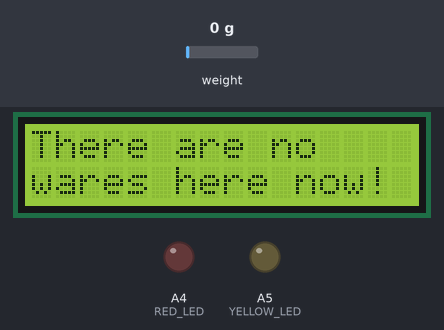
A sketch run on a simulated Arduino Uno, built with avr-gcc and run on an emulated ATmega328P. Parts: 16×2 character LCD, output pins drawn as LEDs (lit = HIGH). Inputs (shaded band) come from the test bench; at power-on: weight on the scale 0 g. WiFi joins after 1.5 s; servers stay silent unless stated; uploads are accepted with an empty reply; what the sketch prints to the serial monitor is not drawn.

Above: at 1.1 s.
At 2.0 s:
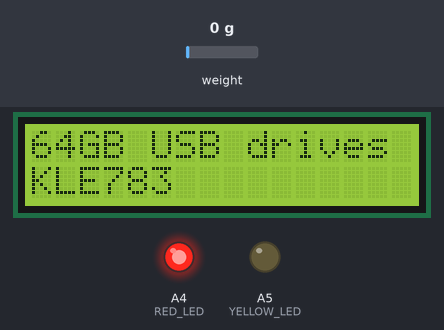
Timing chart, 0 to 3.5 s (numbered marks = the images above):
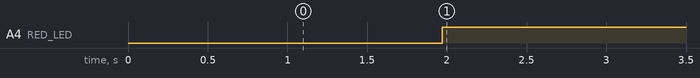

The sketch:

storage_unit.ino
```cpp
#include <HX711.h>
#include <LiquidCrystal.h>
#include <SPI.h>
#include <Ethernet.h>
#include <ArduinoHttpClient.h>
#include <ArduinoJson.h>
#include <string.h>

//Hálózathoz való csatlakozáshoz szükséges adatok
byte mac[] = {0xAA, 0xAA, 0xDD, 0xDD, 0xBB, 0xBB};
char* deviceId = "AAAADDDDBBBB";
byte ip[] = {192, 168, 100, 10};
byte gateway[] = {192, 168, 100, 1};
byte subnet[] = {255, 255, 255, 0};
String server = "192.168.100.2";

//Mérleg pinjei
const int LOADCELL_DOUT_PIN = A0;
const int LOADCELL_SCK_PIN = A1;

//LED-ek pinjei
const int YELLOW_LED = A5;
const int RED_LED = A4;

//LCD kijelző pinjei
const int RS = 8, EN = 9, D4 = 2, D5 = 3, D6 = 4, D7 = 5;

EthernetClient client;
HttpClient http = HttpClient(client, server, 80);
HX711 scale;
LiquidCrystal lcd(RS,EN,D4,D5,D6,D7);
float measurement;
float registered_weight, actual_weight;
StaticJsonDocument<200> doc;

struct shelf{
  const char* name;
  const char* barcode;
  const char* actual_weight;
  const char* registered_weight;
} shelfData;

void ethernetSetup(byte* mac, byte* ip, byte* gateway, byte* subnet){
  Ethernet.init(10);
  Ethernet.begin(mac,ip);

  Serial.println(Ethernet.localIP());
  Serial.println(Ethernet.subnetMask());
}

void scaleSetup(int dout, int sck){
  scale.begin(dout, sck);
  scale.tare();
  scale.set_scale(460);
}

void lcdSetup(int RS, int EN, int D4, int D5, int D6, int D7){
  lcd.begin(16, 2);

  lcd.clear();
  lcd.setCursor(0,0);
  lcd.print("There are no");
  lcd.setCursor(0,1);
  lcd.print("wares here now!");
}

void ledSetup(int r, int y){
  pinMode(r, OUTPUT);
  pinMode(y, OUTPUT);
}

void sendData(String url, float m){
  url.concat(m);
  http.get(url);
  Serial.println(url);
  int statusCode = http.responseStatusCode();
}

shelf getData(String url){
  shelf sh;
  http.get(url);
  int statusCode = http.responseStatusCode();
  String response = http.responseBody();
  int startIndex = response.indexOf('[');
  int endIndex = response.indexOf(']') + 1;

  Serial.println(response);
  Serial.println(response.substring(startIndex,endIndex+1));

  //String r = "[{'id':'9','0':'9','name':'Optic cables','1':'Optic cables','barcode':'EFD387','2':'EFD387','registered_weight':'59','3':'59','actual_weight':'0','4':'0'}]";
  DeserializationError error = deserializeJson(doc, response);

  if (error) {
      Serial.print(F("deserializeJson() failed: "));
      Serial.println(error.f_str());
      return;
  }
  sh.name = doc["name"];
  sh.barcode = doc["barcode"];
  sh.actual_weight = doc["actual_weight"];
  sh.registered_weight = doc["registered_weight"];

  return sh;
}

void setLEDs(float m, float r, float a){
  if(m < r + 1 && m > r - 1 && r == a){
    analogWrite(RED_LED,0);
    analogWrite(YELLOW_LED,0);
  }else if(r==a){
    analogWrite(RED_LED,255);
    analogWrite(YELLOW_LED,0);
  }

  if(r!=a){
    analogWrite(YELLOW_LED,255);
    analogWrite(RED_LED,0);
  }
}

void setScreen(String s1, String s2){
  lcd.clear();
  lcd.setCursor(0,0);
  lcd.print(s1);
  lcd.setCursor(0,1);
  lcd.print(s2);

  Serial.println(printf("New LCD message %s%s",s1,s2));
}

void setup() {
  Serial.begin(9600);
  ethernetSetup(mac, ip, gateway, subnet);
  scaleSetup(LOADCELL_DOUT_PIN, LOADCELL_SCK_PIN);
  lcdSetup(RS,EN,D4,D5,D6,D7);
  ledSetup(RED_LED, YELLOW_LED);
}

void loop() {
  shelfData = getData("/storage/api?data&device=AAAADDDDBBBB");
  measurement = scale.get_units(5);
  sendData("/storage/api?device=AAAADDDDBBBB&measurement=",measurement);
  registered_weight = 58.5;
  actual_weight = 58.5;

  setLEDs(measurement,registered_weight,actual_weight);
  setScreen("64GB USB drives","KLE783");

  Serial.println(measurement);
  delay(1000);
}
```

Measured:
- by itself, A4 (RED_LED): LOW → HIGH at 2.0 s
- what the display in image 0 shows lasts 0.9 s, from 1.1 s to 2.0 s
